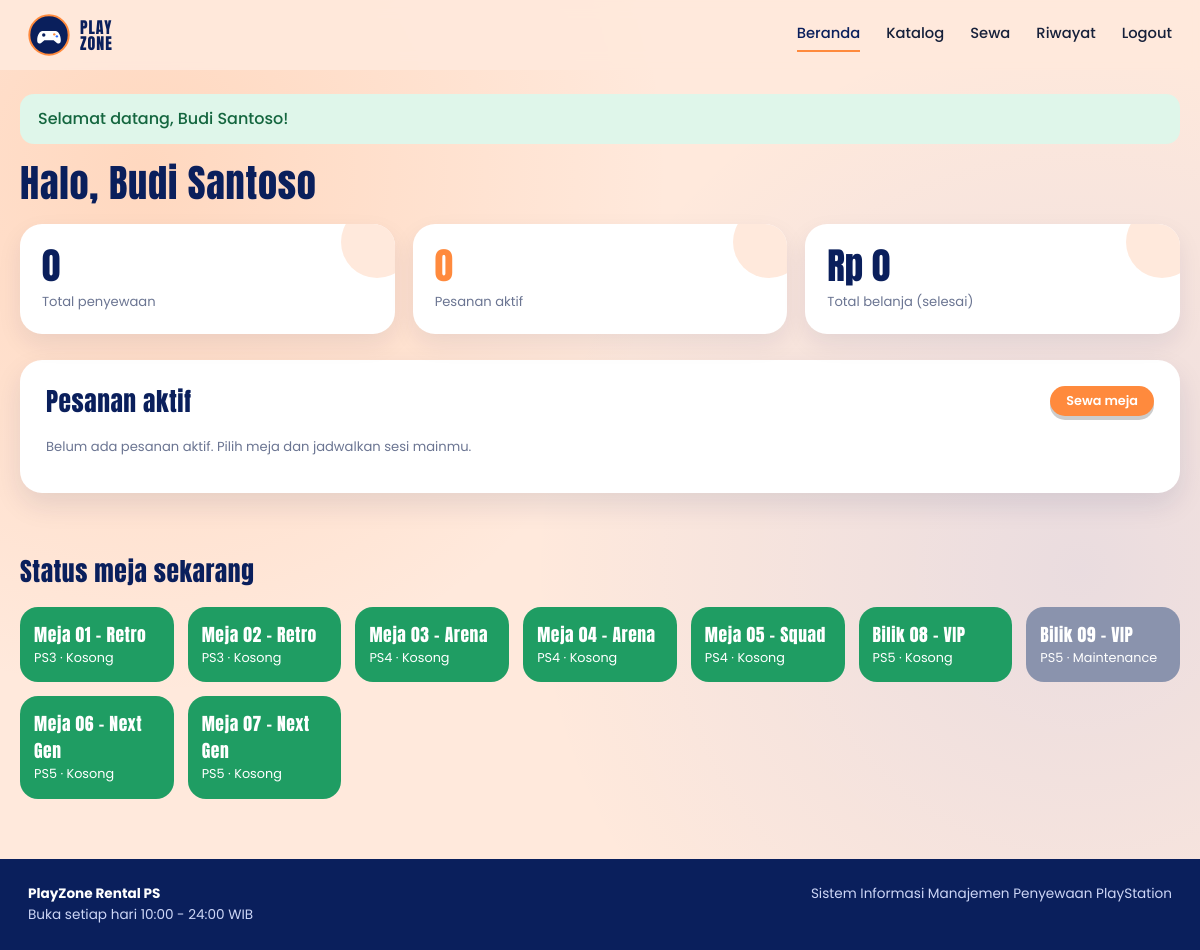
The app's page /pelanggan/ (signed in) with its own data.
### tables this page shows
CREATE TABLE unit_rental (
  id INT AUTO_INCREMENT PRIMARY KEY,
  kategori_id INT NOT NULL,
  nama VARCHAR(60) NOT NULL UNIQUE,       
  jenis_tv VARCHAR(80) NOT NULL,
  fasilitas VARCHAR(255) DEFAULT NULL,
  harga_per_jam INT NOT NULL,
  status ENUM('aktif','maintenance') NOT NULL DEFAULT 'aktif',
  foto VARCHAR(120) DEFAULT NULL,
  CONSTRAINT fk_unit_kategori FOREIGN KEY (kategori_id) REFERENCES kategori(id) ON UPDATE CASCADE ON DELETE RESTRICT
);

CREATE TABLE kategori (
  id INT AUTO_INCREMENT PRIMARY KEY,
  nama VARCHAR(20) NOT NULL UNIQUE,       
  deskripsi VARCHAR(150) DEFAULT NULL
);

### pelanggan/index.php (the view, shortened to what this page needs)
<?php
require_once __DIR__ . '/../config/functions.php';
require_once __DIR__ . '/../config/layout.php';
$id = (int)user()['id'];
$s = q1($db, "SELECT COUNT(*) total, COALESCE(SUM(status IN ('menunggu','berlangsung')),0) aktif, COALESCE(SUM(CASE WHEN status='selesai' THEN total_biaya END),0) belanja FROM penyewaan WHERE user_id=?", 'i', [$id]);
$next = q($db, "SELECT p.*, u.nama unit, k.nama kategori FROM penyewaan p JOIN detail_penyewaan d ON d.penyewaan_id=p.id JOIN unit_rental u ON u.id=d.unit_id JOIN kategori k ON k.id=u.kategori_id
  WHERE p.user_id=? AND p.status IN ('menunggu','berlangsung') ORDER BY p.waktu_mulai LIMIT 5", 'i', [$id]);
$units = q($db, SQL_UNIT . " ORDER BY k.nama, u.nama");
page_head('Beranda Pelanggan'); ?>
<h1 class="page-title">Halo, <?= e(user()['nama']) ?></h1>
<div class="kpis">
  <div class="kpi"><b><?= (int)$s['total'] ?></b><span>Total penyewaan</span></div>
  <div class="kpi hot"><b><?= (int)$s['aktif'] ?></b><span>Pesanan aktif</span></div>
  <div class="kpi"><b><?= rupiah($s['belanja']) ?></b><span>Total belanja (selesai)</span></div>
</div>
<div class="panel"><div class="sec-title" style="margin-bottom:10px"><h2 style="font-size:1.6rem">Pesanan aktif</h2><a class="btn sm" href="<?= BASE_URL ?>/pelanggan/sewa.php">Sewa meja</a></div>
<?php if (!$next) echo kosong('Belum ada pesanan aktif. Pilih meja dan jadwalkan sesi mainmu.', 20);  ?></div>
<section class="sec"><div class="sec-title"><h2 style="font-size:1.6rem;color:var(--navy)">Status meja sekarang</h2></div>
<div class="mon"><?php foreach ($units as $u) echo '<div class="m-' . $u['status_live'] . '"><strong>' . e($u['nama']) . '</strong>' . e($u['kategori']) . ' &middot; ' . ($u['status_live'] === 'tersedia' ? 'Kosong' : ($u['status_live'] === 'digunakan' ? 'Dipakai' : 'Maintenance')) . '</div>'; ?></div></section>

### assets/css/style.css (style rules this page uses)
:root { --navy:#0a1f5c;--blue:#2f6bff;--orange:#ff8a3d;--peach:#ffe9dc;--cream:#fff7f1;--ink:#16203a;--mute:#6b7592;--ok:#1f9d63;--bad:#d9453d;--r:22px }
* { box-sizing:border-box;margin:0;padding:0 }
html { scroll-behavior:smooth }
body { font-family:Poppins,system-ui,sans-serif;color:var(--ink);background:var(--peach);line-height:1.6;min-height:100vh;display:flex;flex-direction:column; background-image:radial-gradient(circle at 12% 18%,rgba(255,138,61,.18),transparent 40%),radial-gradient(circle at 90% 60%,rgba(47,107,255,.10),transparent 45%) }
h1,h2,h3,.display { font-family:Anton,Impact,'Arial Narrow',sans-serif;font-weight:400;letter-spacing:.02em;line-height:1.1 }
a { color:var(--blue) }
.btn { display:inline-block;border:0;cursor:pointer;font:600 .92rem Poppins,sans-serif;padding:11px 26px;border-radius:999px;background:var(--orange);color:#fff;text-decoration:none;box-shadow:0 6px 0 #d9691f;transition:.15s }
.btn.sm { padding:6px 16px;font-size:.8rem;box-shadow:0 4px 0 rgba(0,0,0,.2) }
.sec { margin-top:64px }
.sec-title { display:flex;align-items:end;justify-content:space-between;gap:16px;margin-bottom:22px;position:relative }
.sec-title h2 { font-size:2.2rem;color:var(--navy) }
.panel { background:#fff;border-radius:var(--r);padding:26px;box-shadow:0 12px 28px rgba(10,31,92,.1) }
.page-title { font-size:2.4rem;color:var(--navy);margin:8px 0 20px }
.kpis { display:grid;grid-template-columns:repeat(auto-fit,minmax(200px,1fr));gap:18px;margin-bottom:26px }
.kpi { background:#fff;border-radius:var(--r);padding:20px 22px;box-shadow:0 10px 24px rgba(10,31,92,.08);position:relative;overflow:hidden }
.kpi::after { content:"";position:absolute;right:-18px;top:-18px;width:72px;height:72px;border-radius:50%;background:var(--peach) }
.kpi b { display:block;font:2.3rem Anton,Impact,sans-serif;color:var(--navy);position:relative;z-index:1;line-height:1.2 }
.kpi span { font-size:.82rem;color:var(--mute);position:relative;z-index:1 }
.kpi.hot b { color:var(--orange) }
.mon { display:grid;grid-template-columns:repeat(auto-fill,minmax(150px,1fr));gap:14px }
.mon div { border-radius:18px;padding:14px;color:#fff;font-size:.8rem;transition:.2s }
.mon strong { display:block;font:1.1rem Anton,Impact,sans-serif;letter-spacing:.03em }
.mon .m-tersedia { background:var(--ok) }
.mon .m-maintenance { background:#8a93ad }

### records on screen
unit_rental: nama "Meja 01 - Retro", kategori.nama "PS3", shows "Kosong"
unit_rental: nama "Meja 02 - Retro", kategori.nama "PS3", shows "Kosong"
unit_rental: nama "Meja 03 - Arena", kategori.nama "PS4", shows "Kosong"
unit_rental: nama "Meja 04 - Arena", kategori.nama "PS4", shows "Kosong"
unit_rental: nama "Meja 05 - Squad", kategori.nama "PS4", shows "Kosong"
unit_rental: nama "Bilik 08 - VIP", kategori.nama "PS5", shows "Kosong"
unit_rental: nama "Bilik 09 - VIP", kategori.nama "PS5", shows "Maintenance"
unit_rental: nama "Meja 06 - Next Gen", kategori.nama "PS5", shows "Kosong"
unit_rental: nama "Meja 07 - Next Gen", kategori.nama "PS5", shows "Kosong"

### other values on screen
$t "Beranda"
$t "Katalog"
$t "Sewa"
$t "Riwayat"
$t "Logout"
$m "Selamat datang, Budi Santoso!"
user()['nama'] "Budi Santoso"
$s['total'] "0"
$s['aktif'] "0"
rupiah($s['belanja']) "Rp 0"
$pesan "Belum ada pesanan aktif. Pilih meja dan jadwalkan sesi mainmu."
JAM_BUKA "10"
JAM_TUTUP "24"
